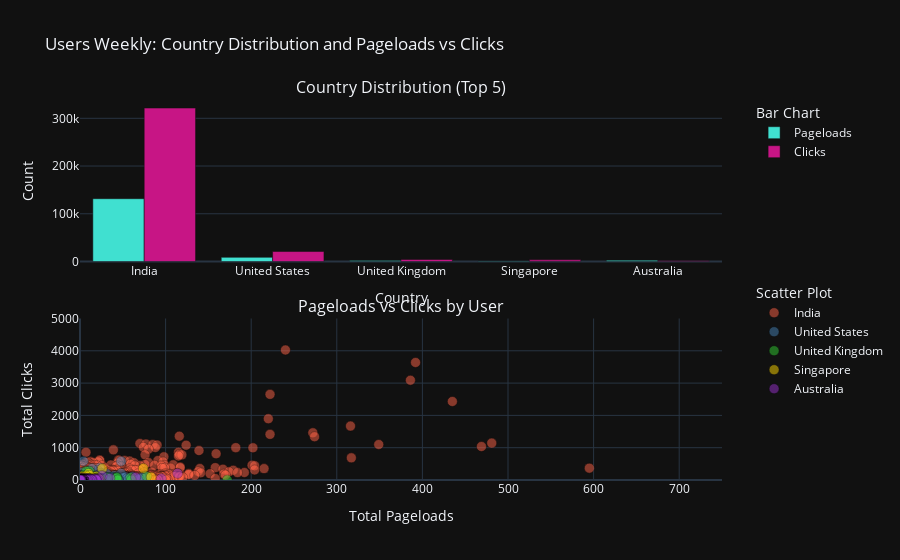

This figure's notebook cell:
### Markdown cell above
# Plot Statistics by Country and User (Top 5 Countries)

### Code cell
collection = db['users_weekly']

# function to fetch top N countries by total pageloads and clicks
def fetch_top_countries(collection, n):
    pipeline = [
        # filter documents with valid Country field
        {"$match": {"Country": {"$exists": True, "$ne": None}}},
        # convert pageloads and clicks to arrays
        {"$project": {"Country": 1, "pageloads": {"$objectToArray": "$pageloads"}, "clicks": {"$objectToArray": "$clicks"}}},
        # unwind pageloads and clicks arrays
        {"$unwind": "$pageloads"},
        {"$unwind": "$clicks"},
        # group by Country, summing pageloads and clicks
        {"$group": {"_id": "$Country", "total_count": {"$sum": {"$add": ["$pageloads.v", "$clicks.v"]}}}},
        # sort by total count in descending order
        {"$sort": {"total_count": -1}},
        # limit to top N countries
        {"$limit": n},
        # project to extract Country name
        {"$project": {"_id": 0, "Country": "$_id"}}
    ]
    return [doc['Country'] for doc in collection.aggregate(pipeline)]

# function to fetch bar plot data for specified countries
def fetch_bar_data(collection, countries):
    # pipeline to aggregate pageloads by country
    pipeline = [
        # filter documents with valid Country field and specified countries
        {"$match": {"Country": {"$exists": True, "$ne": None, "$in": countries}}},
        # convert pageloads object to array for unwinding
        {"$project": {"Country": 1, "pageloads": {"$objectToArray": "$pageloads"}}},
        # unwind pageloads array to process each entry
        {"$unwind": "$pageloads"},
        # group by Country, summing pageload values
        {"$group": {"_id": "$Country", "pageloads_count": {"$sum": "$pageloads.v"}}},
        # project to rename _id to Country and keep pageloads_count
        {"$project": {"_id": 0, "Country": "$_id", "pageloads_count": 1}}
    ]
    pageloads_data = list(collection.aggregate(pipeline))

    # pipeline to aggregate clicks by country
    pipeline = [
        # filter documents with valid Country field and specified countries
        {"$match": {"Country": {"$exists": True, "$ne": None, "$in": countries}}},
        # convert clicks object to array for unwinding
        {"$project": {"Country": 1, "clicks": {"$objectToArray": "$clicks"}}},
        # unwind clicks array to process each entry
        {"$unwind": "$clicks"},
        # group by Country, summing click values
        {"$group": {"_id": "$Country", "clicks_count": {"$sum": "$clicks.v"}}},
        # project to rename _id to Country and keep clicks_count
        {"$project": {"_id": 0, "Country": "$_id", "clicks_count": 1}}
    ]
    clicks_data = list(collection.aggregate(pipeline))

    # Ensure all specified countries are included, defaulting to 0 if no data
    pageloads_counts = [next((d['pageloads_count'] for d in pageloads_data if d['Country'] == c), 0) for c in countries]
    clicks_counts = [next((d['clicks_count'] for d in clicks_data if d['Country'] == c), 0) for c in countries]

    return countries, pageloads_counts, clicks_counts

# function to fetch scatter plot data for specified countries
def fetch_scatter_data(collection, countries):
    pipeline = [
        # filter documents for specified countries
        {"$match": {"Country": {"$exists": True, "$ne": None, "$in": countries}}},
        # group by userID and Country, summing pageloads and clicks
        {"$group": {
            "_id": {"userID": "$userID", "Country": "$Country"},
            "totalPageloads": {"$sum": {"$add": ["$pageloads.mobile", "$pageloads.desktop", "$pageloads.bot"]}},
            "totalClicks": {"$sum": {"$add": ["$clicks.mobile", "$clicks.desktop", "$clicks.bot"]}}
        }},
        # add totalActivity field for sorting
        {"$addFields": {"totalActivity": {"$add": ["$totalPageloads", "$totalClicks"]}}},
        # sort by total activity in descending order
        {"$sort": {"totalActivity": -1}},
        # project relevant fields
        {"$project": {"_id": 0, "userID": "$_id.userID", "Country": "$_id.Country", "totalPageloads": 1, "totalClicks": 1}}
    ]
    return list(collection.aggregate(pipeline))

# fetch top 5 countries
top_countries = fetch_top_countries(collection, 5)

# fetch bar plot data
bar_data = fetch_bar_data(collection, top_countries)

# fetch scatter plot data
scatter_data = fetch_scatter_data(collection, top_countries)

# prepare scatter plot data
countries_data = {country: {"pageloads": [], "clicks": [], "userIDs": []} for country in top_countries}
for doc in scatter_data:
    country = doc["Country"]
    countries_data[country]["pageloads"].append(doc["totalPageloads"])
    countries_data[country]["clicks"].append(doc["totalClicks"])
    countries_data[country]["userIDs"].append(doc["userID"])

# create subplot with 2 rows, 1 column
fig = make_subplots(
    rows=2, cols=1,
    subplot_titles=('Country Distribution (Top 5)', 'Pageloads vs Clicks by User'),
    vertical_spacing=0.15
)

# add bar plot traces
fig.add_trace(
    go.Bar(
        name='Pageloads',
        x=bar_data[0],
        y=bar_data[1],
        marker_color='#40E0D0',
        showlegend=True,
        legendgroup='bar',
        legend='legend1'
    ),
    row=1, col=1
)
fig.add_trace(
    go.Bar(
        name='Clicks',
        x=bar_data[0],
        y=bar_data[2],
        marker_color='#C71585',
        showlegend=True,
        legendgroup='bar',
        legend='legend1'
    ),
    row=1, col=1
)

# define color map for scatter plot
color_map = {
    top_countries[0]: "#FF6347",
    top_countries[1]: "#4682B4",
    top_countries[2]: "#32CD32",
    top_countries[3]: "#FFD700",
    top_countries[4]: "#9932CC"
}
# add scatter plot traces
for country in top_countries:
    if countries_data[country]["pageloads"]:
        fig.add_trace(
            go.Scatter(
                x=countries_data[country]["pageloads"],
                y=countries_data[country]["clicks"],
                mode='markers',
                name=country,
                marker=dict(size=10, color=color_map[country], opacity=0.5, line=dict(width=0.5, color='black')),
                text=countries_data[country]["userIDs"],
                hovertemplate="User: %{text}<br>Pageloads: %{x}<br>Clicks: %{y}<extra></extra>",
                showlegend=True,
                legendgroup='scatter',
                legend='legend2'
            ),
            row=2, col=1
        )

# update layout
fig.update_layout(
    barmode='group',
    title_text='Users Weekly: Country Distribution and Pageloads vs Clicks',
    template='plotly_dark',
    showlegend=True,
    legend1=dict(x=1.05, y=1.0, xanchor='left', yanchor='top', title='Bar Chart'),
    legend2=dict(x=1.05, y=0.2, xanchor='left', yanchor='bottom', title='Scatter Plot'),
    height=800
)

# update axes
fig.update_xaxes(title_text='Country', row=1, col=1)
fig.update_xaxes(title_text='Total Pageloads', range=[0, 750], row=2, col=1)
fig.update_yaxes(title_text='Count', row=1, col=1)
fig.update_yaxes(title_text='Total Clicks', range=[0, 5000], row=2, col=1)

# save and show plot
fig.write_html('top_5_country_pageloads_and_clicks.html')
fig.show()

### Figure 1 — Plotly figure (JSON) as saved in the notebook; plotly's stock layout.template omitted (floating-point values rounded to 4 significant figures; data arrays with more than 128 entries replaced by an {"elided": "..."} marker saying what was removed)
{"data": [{"legend": "legend", "legendgroup": "bar", "marker": {"color": "#40E0D0"}, "name": "Pageloads", "showlegend": true, "type": "bar", "x": ["India", "United States", "United Kingdom", "Singapore", "Australia"], "xaxis": "x", "y": [131552, 8655, 2048, 1010, 2417], "yaxis": "y"}, {"legend": "legend", "legendgroup": "bar", "marker": {"color": "#C71585"}, "name": "Clicks", "showlegend": true, "type": "bar", "x": ["India", "United States", "United Kingdom", "Singapore", "Australia"], "xaxis": "x", "y": [321417, 20886, 4134, 3426, 1756], "yaxis": "y"}, {"hovertemplate": "User: %{text}<br>Pageloads: %{x}<br>Clicks: %{y}<extra></extra>", "legend": "legend2", "legendgroup": "scatter", "marker": {"color": "#FF6347", "line": {"color": "black", "width": 0.5}, "opacity": 0.5, "size": 10}, "mode": "markers", "name": "India", "showlegend": true, "text": {"elided": "23453 str values"}, "type": "scatter", "x": {"elided": "23453 int values"}, "xaxis": "x2", "y": {"elided": "23453 int values"}, "yaxis": "y2"}, {"hovertemplate": "User: %{text}<br>Pageloads: %{x}<br>Clicks: %{y}<extra></extra>", "legend": "legend2", "legendgroup": "scatter", "marker": {"color": "#4682B4", "line": {"color": "black", "width": 0.5}, "opacity": 0.5, "size": 10}, "mode": "markers", "name": "United States", "showlegend": true, "text": {"elided": "2373 str values"}, "type": "scatter", "x": {"elided": "2373 int values"}, "xaxis": "x2", "y": {"elided": "2373 int values"}, "yaxis": "y2"}, {"hovertemplate": "User: %{text}<br>Pageloads: %{x}<br>Clicks: %{y}<extra></extra>", "legend": "legend2", "legendgroup": "scatter", "marker": {"color": "#32CD32", "line": {"color": "black", "width": 0.5}, "opacity": 0.5, "size": 10}, "mode": "markers", "name": "United Kingdom", "showlegend": true, "text": {"elided": "545 str values"}, "type": "scatter", "x": {"elided": "545 int values"}, "xaxis": "x2", "y": {"elided": "545 int values"}, "yaxis": "y2"}, {"hovertemplate": "User: %{text}<br>Pageloads: %{x}<br>Clicks: %{y}<extra></extra>", "legend": "legend2", "legendgroup": "scatter", "marker": {"color": "#FFD700", "line": {"color": "black", "width": 0.5}, "opacity": 0.5, "size": 10}, "mode": "markers", "name": "Singapore", "showlegend": true, "text": {"elided": "265 str values"}, "type": "scatter", "x": {"elided": "265 int values"}, "xaxis": "x2", "y": {"elided": "265 int values"}, "yaxis": "y2"}, {"hovertemplate": "User: %{text}<br>Pageloads: %{x}<br>Clicks: %{y}<extra></extra>", "legend": "legend2", "legendgroup": "scatter", "marker": {"color": "#9932CC", "line": {"color": "black", "width": 0.5}, "opacity": 0.5, "size": 10}, "mode": "markers", "name": "Australia", "showlegend": true, "text": {"elided": "209 str values"}, "type": "scatter", "x": {"elided": "209 int values"}, "xaxis": "x2", "y": {"elided": "209 int values"}, "yaxis": "y2"}], "layout": {"annotations": [{"font": {"size": 16}, "showarrow": false, "text": "Country Distribution (Top 5)", "x": 0.5, "xanchor": "center", "xref": "paper", "y": 1, "yanchor": "bottom", "yref": "paper"}, {"font": {"size": 16}, "showarrow": false, "text": "Pageloads vs Clicks by User", "x": 0.5, "xanchor": "center", "xref": "paper", "y": 0.425, "yanchor": "bottom", "yref": "paper"}], "autosize": true, "barmode": "group", "legend": {"title": {"text": "Bar Chart"}, "x": 1.05, "xanchor": "left", "y": 1, "yanchor": "top"}, "legend2": {"title": {"text": "Scatter Plot"}, "x": 1.05, "xanchor": "left", "y": 0.2, "yanchor": "bottom"}, "showlegend": true, "title": {"text": "Users Weekly: Country Distribution and Pageloads vs Clicks"}, "xaxis": {"anchor": "y", "autorange": true, "domain": [0, 1], "range": [-0.5, 4.5], "title": {"text": "Country"}, "type": "category"}, "xaxis2": {"anchor": "y2", "domain": [0, 1], "range": [0, 750], "title": {"text": "Total Pageloads"}, "type": "linear"}, "yaxis": {"anchor": "x", "autorange": true, "domain": [0.575, 1], "range": [0, 338300.0], "title": {"text": "Count"}, "type": "linear"}, "yaxis2": {"anchor": "x2", "domain": [0, 0.425], "range": [0, 5000], "title": {"text": "Total Clicks"}, "type": "linear"}}}
